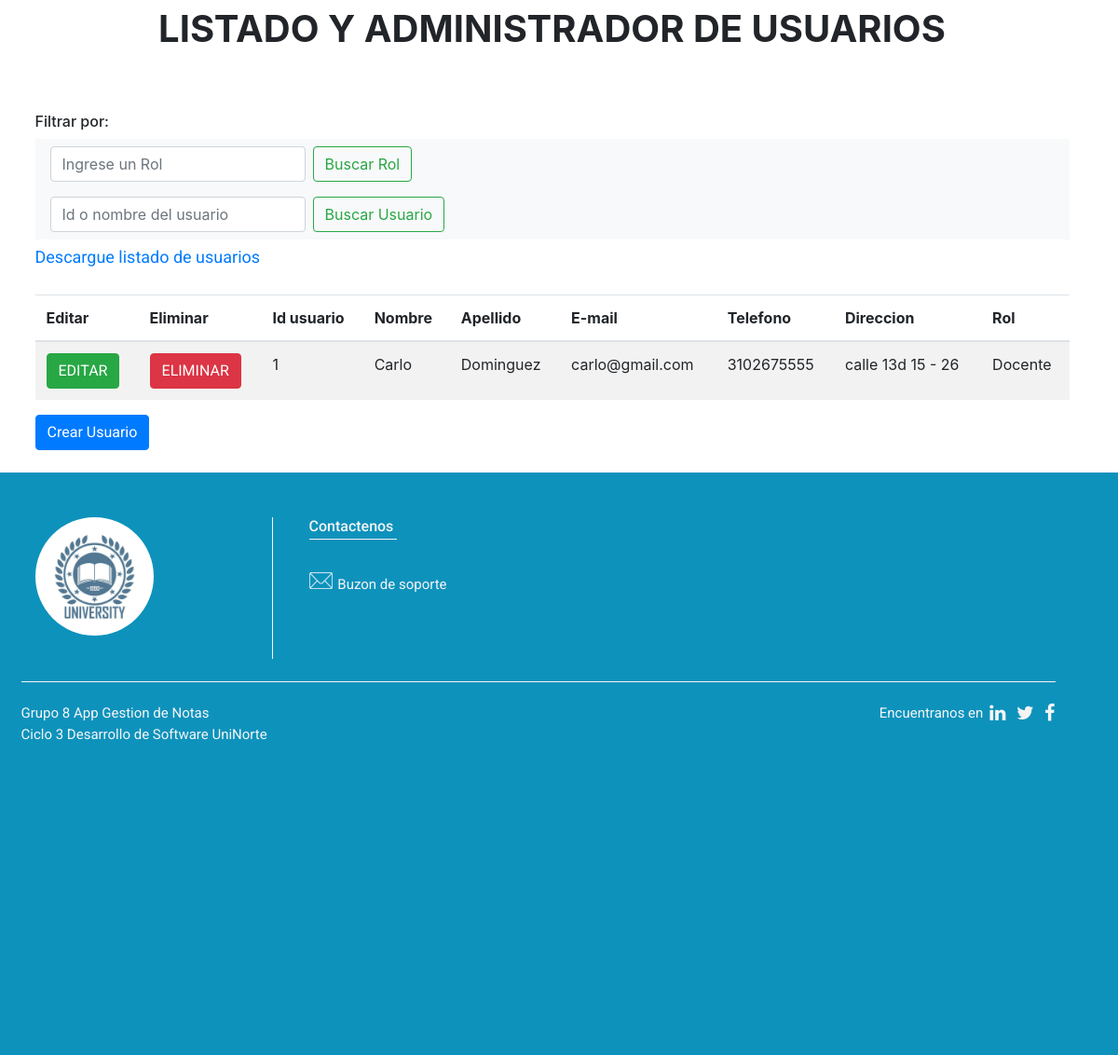
Page /administrador/gestionar-usuarios (lower part) on the earlier database version.
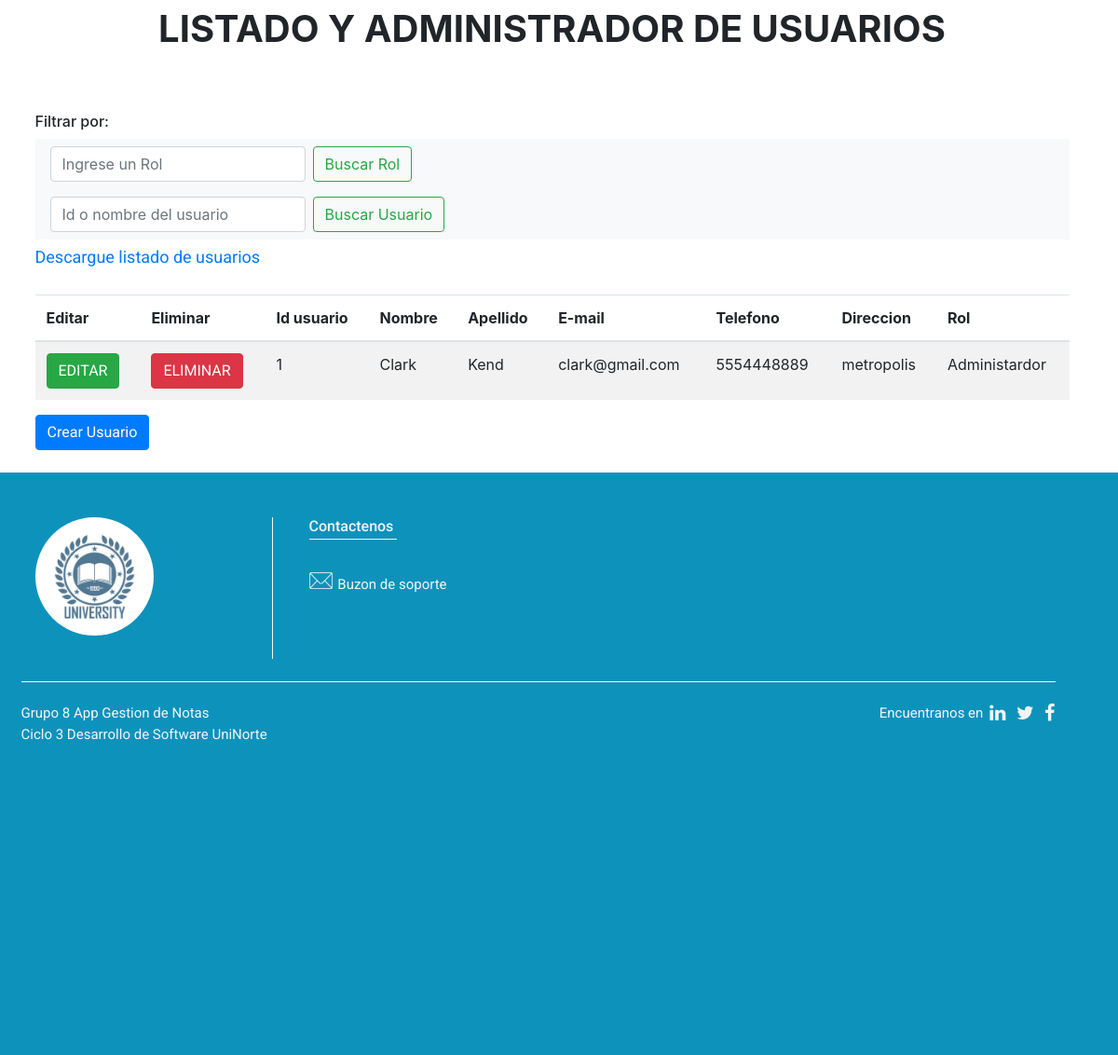
Same page on the later database version.
### tables this page shows
CREATE TABLE Usuarios (idUsuario INTEGER PRIMARY KEY AUTOINCREMENT NOT NULL, nombreUsuario VARCHAR (50) NOT NULL, apellidoUsuario VARCHAR (50) NOT NULL, correoUsuario VARCHAR (60) NOT NULL, telefonoUsuario INTEGER (10) NOT NULL, direccionUsuario VARCHAR (100) NOT NULL, password VARCHAR (100) NOT NULL, rol_id INTEGER REFERENCES Rol (idRol) NOT NULL);

### app.py (the view)
@app.route('/administrador/gestionar-usuarios')
def adminUsuario():
    listaUsuarios = Usuarios.get_all()
    if listaUsuarios:
        return render_template('administrador/admin_usuarios.html', listaUsuarios=listaUsuarios)
    return render_template('administrador/admin_usuarios.html')

### modelos/base_models.py (called while the page is built)
def conectarDb():
    try:
        conexion = sqlite3.connect('./db/appNotas.db')
        return conexion
    except Error as e:
        print("Fallo la coneccion a la base de datos Error:\n" + e)
    return None

def selectDb(_sql, args):
    try:
        conexion = conectarDb()
        if conexion:
            conexion.row_factory = dict_factory
            cursorObjeto = conexion.cursor()
            if args:
                cursorObjeto.execute(_sql, args)
            else:
                cursorObjeto.execute(_sql)
            filas = cursorObjeto.fetchall()
            cursorObjeto.close()
            conexion.close()
            return filas
        else:
            print("No se pudo conectar a la base de datos")
            return None
    except Error as e:
        print("Fallo al ejecutar el Select en la base de datos:\n" + e)
        return None

def dict_factory(cursor, row):
    d = {}
    for idx, col in enumerate(cursor.description):
        d[col[0]] = row[idx]
    return d

### modelos/classModels.py (called while the page is built)
    @staticmethod
    def get_all():
        return bm.selectDb("SELECT * FROM Usuarios", None)

### templates/administrador/admin_usuarios.html (shortened to what this page needs)
{% extends 'base.html' %}
{% block extras %}
    <link data-require="sweet-alert@*" data-semver="0.4.2" rel="stylesheet" href="https://cdnjs.cloudflare.com/ajax/libs/sweetalert/1.1.3/sweetalert.min.css" />
    <link rel="stylesheet" href="https://cdn.jsdelivr.net/npm/bootstrap@4.6.0/dist/css/bootstrap.min.css">
    <link rel="stylesheet" href="{{ url_for('static', filename='css/tablas.css') }}">
{% endblock %}
{% block menu %}
    {% include 'administrador/menu_admin.html' %}
{% endblock %}
{% block contenido %}
    {% include 'administrador/tablas/tbl_usuarios.html' %}
{% endblock %}

### templates/base.html (shortened to what this page needs)
<!DOCTYPE html>
<html lang="es">
<head>
    <link rel="stylesheet" href="{{ url_for('static', filename='css/base.css') }}">
    <link rel="stylesheet" href="https://maxcdn.bootstrapcdn.com/bootstrap/4.1.3/css/bootstrap.min.css">
    <link rel="stylesheet" href="https://cdnjs.cloudflare.com/ajax/libs/font-awesome/4.7.0/css/font-awesome.min.css">
      {% block extras %}
      {% endblock %}
</head>
<body>
    {% block menu %}
    {% endblock %}
            {% block contenido %}
            {% endblock %}
      </div>
   </div>
      {% include 'footer.html' %}
</body>
</html>

### templates/administrador/menu_admin.html (shortened to what this page needs)
   <div class="container-fluid">
    <div class="row">

### templates/administrador/tablas/tbl_usuarios.html (shortened to what this page needs)
<div class="container" id="tabla-standart">
    <h1>LISTADO Y ADMINISTRADOR DE USUARIOS</h1>
    <h6>Filtrar por:</h6>
    <nav class="navbar navbar-light bg-light">
        <form class="form-inline">
          <input class="form-control mr-sm-2" type="search" placeholder="Ingrese un Rol" aria-label="Search">
          <button class="btn btn-outline-success my-2 my-sm-0" type="submit">Buscar Rol</button>
        </form>
      </nav>
      <nav class="navbar navbar-light bg-light">
        <form class="form-inline">
          <input class="form-control mr-sm-2" type="search" placeholder="Id o nombre del usuario" aria-label="Search">
          <button class="btn btn-outline-success my-2 my-sm-0" type="submit">Buscar Usuario</button>
        </form>
      </nav>
    <a class="navbar-brand" href="#" style="font-size: 18px;">Descargue listado de usuarios
    </a>
    <table class="table table-striped" style="margin-top:2%">
        <thead>
        <tr>
            <th scope="col">Editar</th>
            <th scope="col">Eliminar</th>
            <th scope="col">Id usuario</th>
            <th scope="col">Nombre</th>
            <th scope="col">Apellido</th>
            <th scope="col">E-mail</th>
            <th scope="col">Telefono</th>
            <th scope="col">Direccion</th>
            <th scope="col">Rol</th>
        </tr>
        </thead>
        <tbody id="datavendedor">
          {% if listaUsuarios %}
            {% for item in listaUsuarios %}
            <tr>
                <th scope='row'>
                    <a id="btnCalificar" class="btn btn-success" href="{{url_for('editarUsuario')}}" role="button">EDITAR</a></th>
                <td><a id="btnCalificar" class="btn btn-danger" href="{{url_for('eliminarUsuario', idUsuario=item.idUsuario )}}" role="button">ELIMINAR</a></td>
                <td>{{ item.idUsuario }}</td>
                <td>{{ item.nombreUsuario }}</td>
                <td>{{ item.apellidoUsuario }}</td>
                <td>{{ item.correoUsuario }}</td>
                <td>{{ item.telefonoUsuario }}</td>
                <td>{{ item.direccionUsuario }}</td>
                {% if item.rol_id == 1 %}
                  <td>Docente</td>
                  {% endif %}
                {% if item.rol_id == 3 %}
                  <td>Administardor</td>
                {% endif %}
            </tr>
            {% endfor %}
          {% endif %}
        </tbody>
    </table>
    <a id="btnCalificar" class="btn btn-primary" href="{{url_for('crearUsuario')}}" role="button">Crear Usuario</a>
</div>

### templates/footer.html
<footer class="container-fluid bg-grey py-5">
    <div class="container">
       <div class="row">
          <div class="col-md-6">
             <div class="row">
                <div class="col-md-6 ">
                   <div class="logo-part">
                      <img src="{{ url_for('static', filename='img/logo.jpg') }}" class="w-50 logo-footer">
                   </div>
                </div>
                <div class="col-md-6 px-4">
                   <h6>Contactenos</h6>
                   <div id="e-mail">
                    <img src="{{ url_for('static', filename='img/email-white.png') }}" style=" width: 25px;" id="mail-logo">
                    <a href="#" id="soporte">
                      <p>Buzon de soporte</p>
                    </a>
                   </div>
                </div>
             </div>
          </div>
       </div>
       <br>
       <div id="line-up" class="row">
           <p>Grupo 8 App Gestion de Notas <br> Ciclo 3 Desarrollo de Software UniNorte</p>
           <div id="icons">
              <p>Encuentranos en  </p>
              <div class="social">
                 <a href="#"><i class="fa fa-linkedin" aria-hidden="true"></i></a>
                 <a href="#"><i class="fa fa-twitter" aria-hidden="true"></i></a>
                 <a href="#"><i class="fa fa-facebook" aria-hidden="true"></i></a>
              </div>
           </div>
       </div>
    </div>
</footer>

### static/css/base.css (style rules this page uses)
html { min-height: 100%; }
body { margin: 0px; margin-bottom: 40px; }
footer { color: #f5f5f5; position: absolute; width: 100%; margin-top: 2%; margin-bottom: 0%; }
footer p, a { font-size: 15px; font-family: 'Roboto', sans-serif; }
footer h6 { font-family: 'Roboto', sans-serif; margin-bottom: 40px; position: relative; }
footer h6:after { position: absolute; content:""; background: #f5f5f5; width: 40%; height: 1px; left: 0; bottom: -5px; }
.container-fluid { padding-left: 0px !important; }
.bg-grey { background: rgba(13, 146, 188, 1); height: 32%; }
.logo-footer { margin-bottom: 10%; border-radius: 50%; }
.social .fa { color: #f5f5f5; font-size: 20px; margin-left: 7px; }
.logo-part { border-right: 1px solid #f5f5f5; height: 100%; }
#line-up { border-top: 1px solid #f5f5f5; width: 100%; justify-content: space-between; padding-top: 2%; }
#icons { display: inline-flex; }
#e-mail { display: flex; align-items: baseline; margin-right: 1%; }
#mail-logo { margin-right: 2.5%; }
#soporte { color: #f5f5f5; }
.bg-light { background-color: darkgrey !important; }

### static/css/tablas.css (style rules this page uses)
h1 { font-weight: bold; text-align: center; margin-bottom: 6%; margin-top: 6%; text-align: center; }
#tabla-standart { padding-top: 1%; }

Differences in the rows shown:
changed Usuarios id 1: nombreUsuario "Carlo" → "Clark"; apellidoUsuario "Dominguez" → "Kend"; correoUsuario "carlo@gmail.com" → "clark@gmail.com"; telefonoUsuario "3102675555" → "5554448889"; direccionUsuario "calle 13d 15 - 26" → "metropolis"; rol_id "Docente" → "Administardor"
